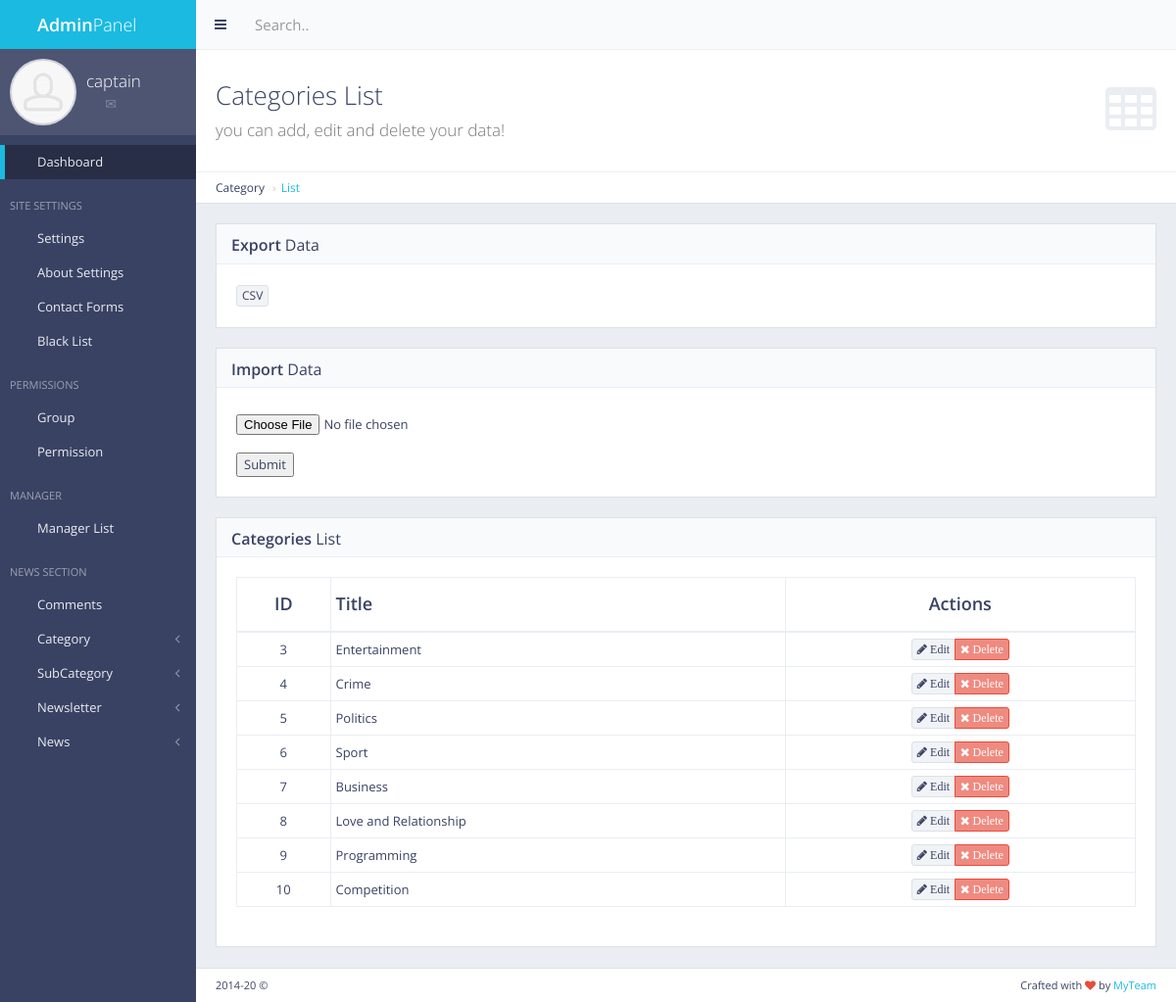
The app's page /panel/category/list/ (signed in) with its own data.
### cat/models.py (models this page shows, shortened)
class Cat(models.Model):
    name = models.CharField(max_length=50)
    count = models.IntegerField(default = 0)

### cat/views.py (the view)
# urls.py: path('panel/category/list/', views.cat_list, name= 'cat_list'),
def cat_list(request):
    if not request.user.is_authenticated:
        return redirect('mylogin')
    cat = Cat.objects.all()
    return render(request, 'back/cat_list.html', {'cat':cat})

### main/templatetags/extera_auth.py (called while the page is built)
@register.filter(name='has_group')
def has_group(user, group_name):
    return user.groups.filter(name=group_name).exists()

### main/templates/back/cat_list.html (shortened to what this page needs)
{% extends 'back/master.html' %}
{% load static %}
{% block mainblock %}
   <div class="content-header">
    <div class="header-section">
        <h1>
            <i class="fa fa-table"></i>Categories List<br><small>you can add, edit and delete your data!</small>
        </h1>
    </div>
</div>
<ul class="breadcrumb breadcrumb-top">
    <li>Category</li>
    <li><a href="/panel/category/list/">List</a></li>
</ul>
  <div class="block full">
    <div class="block-title">
        <h2><strong>Export</strong> Data</h2>
    </div>
    <div class="table-responsive">
            <a href="{%url 'export_cat_csv' %}" data-toggle="tooltip" title="export csv file" class="btn btn-xs btn-default"> CSV</a>
    </div>
</div>
  <div class="block full">
    <div class="block-title">
        <h2><strong>Import</strong> Data</h2>
    </div>
    <form action="{%url 'import_cat_csv' %}" method="post" enctype="multipart/form-data"  >
    <div class="table-responsive">
          <input type="file" name="csv_file" id="csv_file" />
          <br/>
          <button type="submit">Submit</button>
    </div>
    </form>
</div>
 <div class="block full">
        <div class="block-title">
            <h2><strong>Categories</strong> List</h2>
        </div>
        <div class="table-responsive">
            <table id="example-datatable" class="table table-vcenter table-condensed table-bordered">
                <thead>
                    <tr>
                        <th class="text-center">ID</th>
                        <th>Title</th>
                        <th class="text-center">Actions</th>
                    </tr>
                </thead>
                <tbody>
                    {% for cc in cat %}
                    <tr>
                        <td class="text-center">{{cc.pk}}</td>
                        <td>{{cc.name}}</td>
                        <td class="text-center">
                            <div class="btn-group">
                                <a href="javascript:void(0)" data-toggle="tooltip" title="Edit" class="btn btn-xs btn-default"><i class="fa fa-pencil"> Edit</i></a>
                                <a href="{%url 'cat_delete' pk=cc.pk %}" data-toggle="tooltip" title="Delete" class="btn btn-xs btn-danger"><i class="fa fa-times"> Delete</i></a>
                            </div>
                        </td>
                    </tr>
                   {% endfor %}
                </tbody>
            </table>
        </div>
    </div>
{% endblock %}

### main/templates/back/master.html (shortened to what this page needs)
{% load static %}
{% load extera_auth %}
{% if user.is_authenticated %}
<!DOCTYPE html>
 <html class="no-js" lang="en">
    <head>
        <link rel="stylesheet" href="{%static 'back/css/bootstrap.min.css' %}">
        <link rel="stylesheet" href="{%static 'back/css/plugins.css' %}">
        <link rel="stylesheet" href="{%static 'back/css/main.css' %}">
        <link rel="stylesheet" href="{%static 'back/css/themes.css' %}">
    </head>
    <body>
        <div id="page-wrapper">
            <div id="page-container" class="sidebar-partial sidebar-visible-lg sidebar-no-animations">
                <div id="sidebar">
                    <div id="sidebar-scroll">
                        <div class="sidebar-content">
                            <a href="/panel" class="sidebar-brand">
                                <i class="gi gi-flash"></i><span class="sidebar-nav-mini-hide"><strong>Admin</strong>Panel</span>
                            </a>
                            <div class="sidebar-section sidebar-user clearfix sidebar-nav-mini-hide">
                                <div class="sidebar-user-avatar">
                                    <a href="page_ready_user_profile.html">
                                        <img src="{%static 'back/img/placeholders/avatars/avatar2.jpg' %}" alt="avatar">
                                    </a>
                                </div>
                                <div class="sidebar-user-name">{{request.user}}</div>
                                <div class="sidebar-user-links">
                                    <a href="page_ready_user_profile.html" data-toggle="tooltip" data-placement="bottom" title="Profile"><i class="gi gi-user"></i></a>
                                    <a href="page_ready_inbox.html" data-toggle="tooltip" data-placement="bottom" title="Messages"><i class="gi gi-envelope"></i></a>
                                    <a href="/panel/change/pass/" class="enable-tooltip" data-placement="bottom" title="Settings" ><i class="gi gi-cogwheel"></i></a>
                                    <a href="/logout" data-toggle="tooltip" data-placement="bottom" title="Logout"><i class="gi gi-exit"></i></a>
                                </div>
                            </div>
                            <ul class="sidebar-nav">
                                {% if perms.main.master_user %}
                                <li>
                                    <a href="/panel" class=" active"><i class="gi gi-stopwatch sidebar-nav-icon"></i><span class="sidebar-nav-mini-hide">Dashboard</span></a>
                                </li>
                                <li class="sidebar-header">
                                    <span class="sidebar-header-options clearfix"><a href="javascript:void(0)" data-toggle="tooltip" title="Quick Settings"><i class="gi gi-settings"></i></a></span>
                                    <span class="sidebar-header-title">Site Settings</span>
                                </li>
                                <li>
                                    <a href="/panel/setting/" class=""><i class="gi gi-show_big_thumbnails sidebar-nav-icon"></i><span class="sidebar-nav-mini-hide">Settings</span></a>
                                </li>
                                <li>
                                        <a href="/panel/about/setting/" class=""><i class="gi gi-show_big_thumbnails sidebar-nav-icon"></i><span class="sidebar-nav-mini-hide">About Settings</span></a>
                                    </li>
                                    <li>
                                        <a href="/panel/contactform/" class=""><i class="gi gi-show_big_thumbnails sidebar-nav-icon"></i><span class="sidebar-nav-mini-hide">Contact Forms</span></a>
                                    </li>
                                        <li>
                                                <a href="/blacklist/" class=""><i class="gi gi-show_big_thumbnails sidebar-nav-icon"></i><span class="sidebar-nav-mini-hide">Black List</span></a>
                                            </li>
                                {% endif %}
                                    {% if request.user|has_group:"masteruser" %}
                                    <li class="sidebar-header">
                                        <span class="sidebar-header-options clearfix"><a href="javascript:void(0)" data-toggle="tooltip" title="Quick Settings"><i class="gi gi-settings"></i></a></span>
                                        <span class="sidebar-header-title">Permissions</span>
                                    </li>
                                    <li>
                                        <a href="/panel/manager/group/" class=""><i class="gi gi-show_big_thumbnails sidebar-nav-icon"></i><span class="sidebar-nav-mini-hide">Group</span></a>
                                    </li>
                                    <li>
                                            <a href="/panel/manager/perms/" class=""><i class="gi gi-show_big_thumbnails sidebar-nav-icon"></i><span class="sidebar-nav-mini-hide">Permission</span></a>
                                        </li>
                                    <li class="sidebar-header">
                                        <span class="sidebar-header-options clearfix"><a href="javascript:void(0)" data-toggle="tooltip" title="Quick Settings"><i class="gi gi-settings"></i></a></span>
                                        <span class="sidebar-header-title">Manager</span>
                                    </li>
                                    <li>
                                        <a href="/panel/manager/list/" class=""><i class="gi gi-show_big_thumbnails sidebar-nav-icon"></i><span class="sidebar-nav-mini-hide">Manager List</span></a>
                                    </li>
                                {% endif %}
                                <li class="sidebar-header">
                                    <span class="sidebar-header-options clearfix"><a href="javascript:void(0)" data-toggle="tooltip" title="Quick Settings"><i class="gi gi-settings"></i></a></span>
                                    <span class="sidebar-header-title">News Section</span>
                                </li>
                                <li>
                                    <a href="/comments/list/" class=""><i class="gi gi-show_big_thumbnails sidebar-nav-icon"></i><span class="sidebar-nav-mini-hide">Comments</span></a>
                                </li>
                                <li>
                                        <a href="#" class="sidebar-nav-menu"><i class="fa fa-angle-left sidebar-nav-indicator sidebar-nav-mini-hide"></i><i class="gi gi-show_big_thumbnails sidebar-nav-icon"></i><span class="sidebar-nav-mini-hide">Category</span></a>
                                    </li>
                                    <li>
                                        <a href="#" class="sidebar-nav-menu"><i class="fa fa-angle-left sidebar-nav-indicator sidebar-nav-mini-hide"></i><i class="gi gi-show_big_thumbnails sidebar-nav-icon"></i><span class="sidebar-nav-mini-hide">SubCategory</span></a>
                                    </li>
                                    <li>
                                            <a href="#" class="sidebar-nav-menu"><i class="fa fa-angle-left sidebar-nav-indicator sidebar-nav-mini-hide"></i><i class="gi gi-show_big_thumbnails sidebar-nav-icon"></i><span class="sidebar-nav-mini-hide">Newsletter</span></a>
                                        </li>
                                <li>
                                    <a href="#" class="sidebar-nav-menu"><i class="fa fa-angle-left sidebar-nav-indicator sidebar-nav-mini-hide"></i><i class="gi gi-show_big_thumbnails sidebar-nav-icon"></i><span class="sidebar-nav-mini-hide">News</span></a>
                                </li>
                            </ul>
                        </div>
                    </div>
                </div>
                <div id="main-container">
                    <header class="navbar navbar-default">
                        <ul class="nav navbar-nav-custom">
                            <li>
                                <a href="javascript:void(0)" onclick="App.sidebar('toggle-sidebar');this.blur();">
                                    <i class="fa fa-bars fa-fw"></i>
                                </a>
                            </li>
                        </ul>
                        <form action="page_ready_search_results.html" method="post" class="navbar-form-custom">
                            <div class="form-group">
                                <input type="text" id="top-search" name="top-search" class="form-control" placeholder="Search..">
                            </div>
                        </form>
                    </header>
                    <div id="page-content">
                    {% block mainblock %}
                    {% endblock %}
                    </div>
                    <footer class="clearfix">
                        <div class="pull-right">
                            Crafted with <i class="fa fa-heart text-danger"></i> by <a href="#" target="_blank">MyTeam</a>
                        </div>
                        <div class="pull-left">
                            <span id="year-copy"></span> &copy;
                        </div>
                    </footer>
                </div>
            </div>
        </div>
    </body>
</html>
{% else %}
Please Login
{% endif %}

### records on screen
Cat: pk "3", name "Entertainment"
Cat: pk "4", name "Crime"
Cat: pk "5", name "Politics"
Cat: pk "6", name "Sport"
Cat: pk "7", name "Business"
Cat: pk "8", name "Love and Relationship"
Cat: pk "9", name "Programming"
Cat: pk "10", name "Competition"

### other values on screen
{{ request.user }} "captain"
